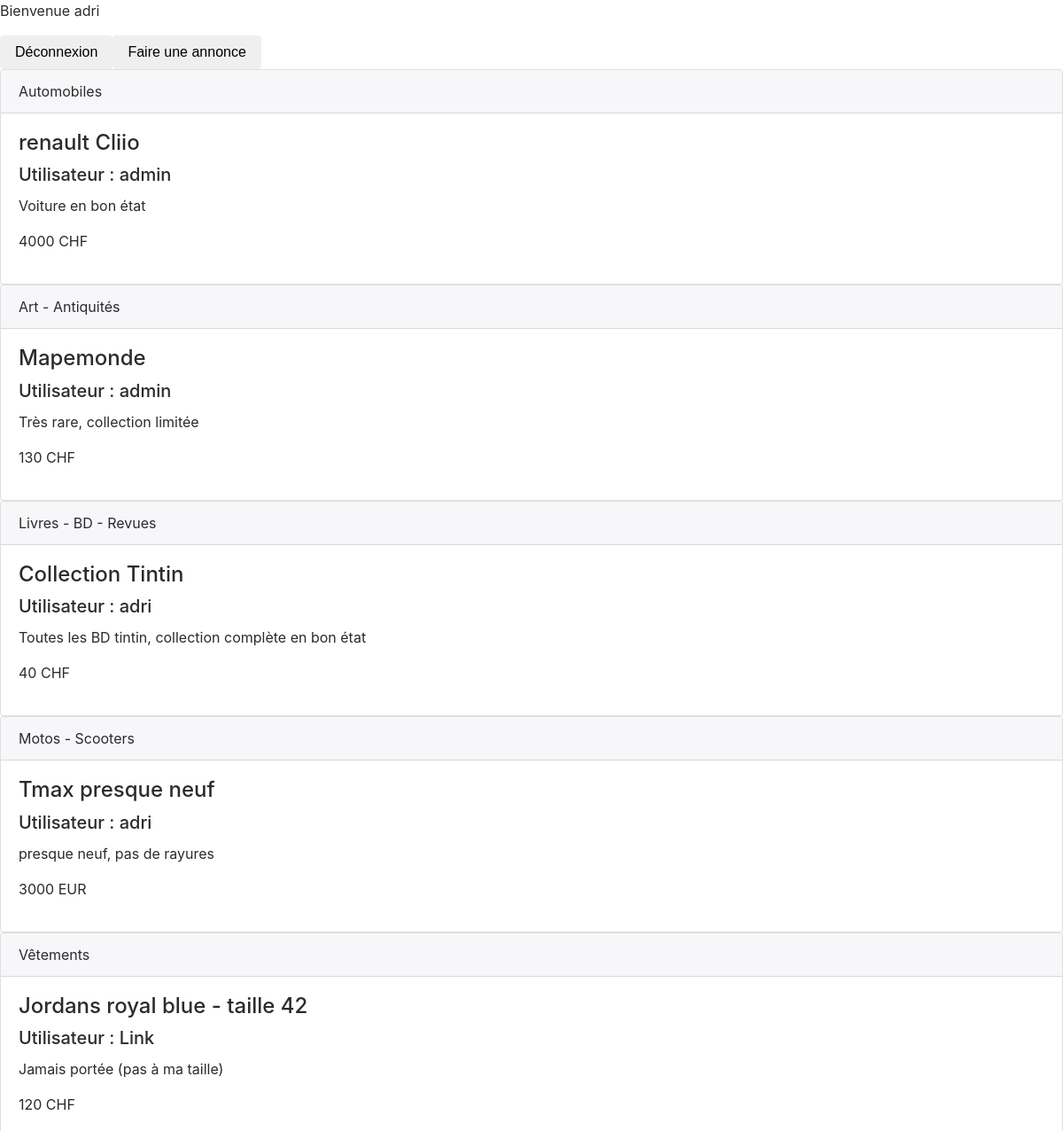
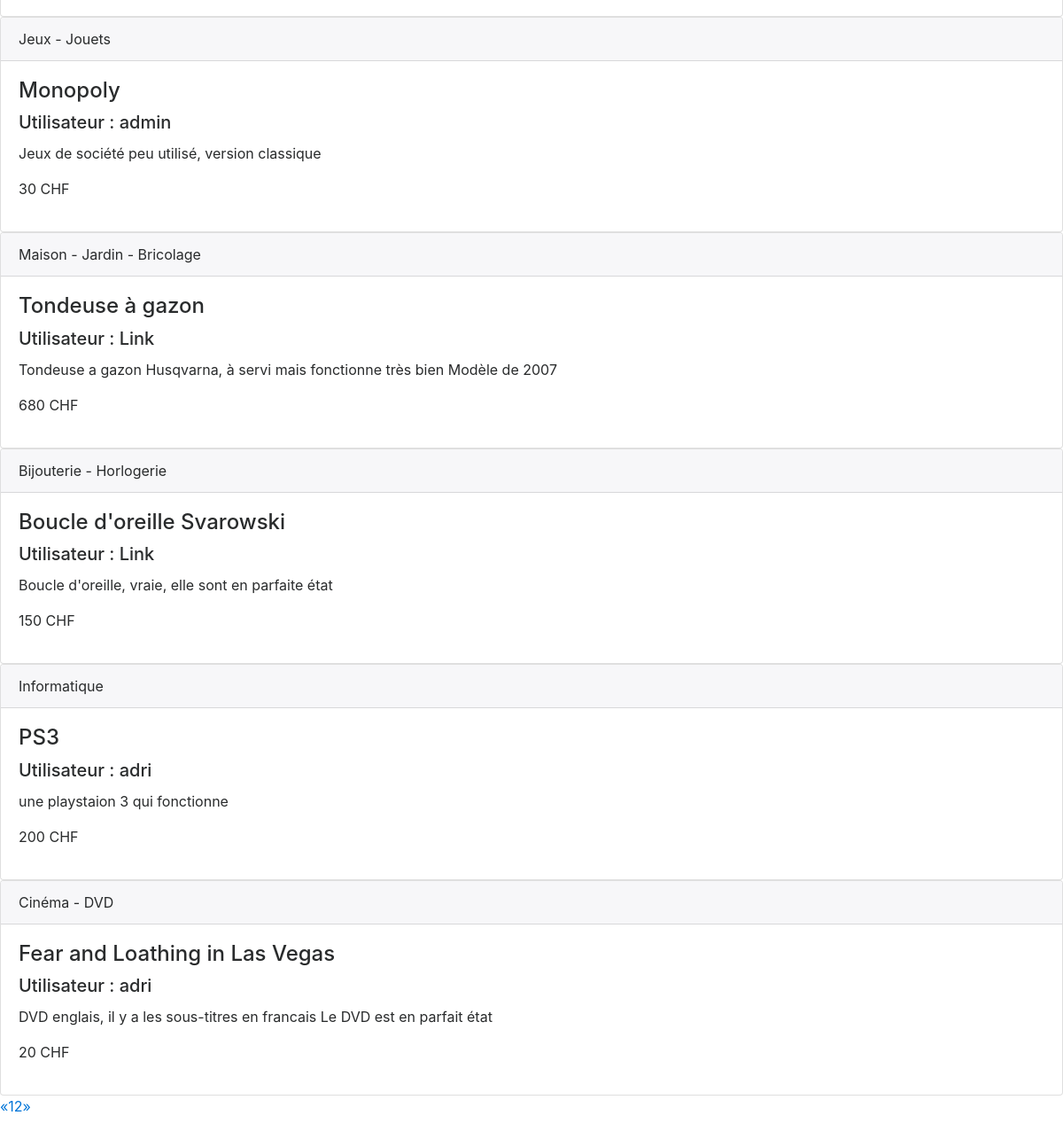
Screenshot of /pageAnnonces.php (signed in) with the database file from the repository (2 pictures, top to bottom).
### tables this page shows
CREATE TABLE IF NOT EXISTS `tbl_ad` (
  `Id_Ad` int(11) NOT NULL AUTO_INCREMENT,
  `Txt_Title` varchar(100) NOT NULL,
  `Txt_Description` varchar(1000) NOT NULL,
  `Nb_Price` int(11) NOT NULL,
  `Cd_Ccy` char(3) NOT NULL,
  `Dttm_Creation` datetime NOT NULL,
  `Dttm_Validation` datetime DEFAULT NULL,
  `Dttm_Rejection` datetime DEFAULT NULL,
  `Id_User` int(11) NOT NULL,
  PRIMARY KEY (`Id_Ad`),
  KEY `fk_Tbl_Ad_Tbl_User1_idx` (`Id_User`)
);

CREATE TABLE IF NOT EXISTS `tbl_category` (
  `id_Category` int(11) NOT NULL,
  `Nm_Category` varchar(100) NOT NULL,
  PRIMARY KEY (`id_Category`)
);

CREATE TABLE IF NOT EXISTS `tbl_user` (
  `Id_User` int(11) NOT NULL AUTO_INCREMENT,
  `Nm_First` varchar(100) NOT NULL,
  `Nm_Last` varchar(100) NOT NULL,
  `Txt_Password_Hash` varchar(50) NOT NULL,
  `Txt_Password_Salt` varchar(50) NOT NULL,
  `Nm_Place` varchar(100) DEFAULT NULL,
  `Cd_Country` varchar(2) DEFAULT NULL,
  `Tbl_Usercol` varchar(45) DEFAULT NULL,
  PRIMARY KEY (`Id_User`)
);

### algoRecupereAnnonce.php (called while the page is built, shortened)
<?php
require_once 'connect.php';
$listAnnonce = array(array());
try
{
  $y=0;
  $request = "SELECT * FROM tbl_ad as ad, tbl_user as us, `tbl_ad-cat` as ac, tbl_category as c WHERE ad.Id_User = us.Id_user AND ad.Id_Ad = ac.Tbl_Ad_Id_Ad AND ac.Tbl_Category_id_Category = c.id_Category ORDER BY ad.Dttm_Creation";
  foreach ($bdd->query($request) as $i) {
           $listAnnonce[$y]["titre"] = $i["Txt_Title"];
           $listAnnonce[$y]["description"] = $i["Txt_Description"];
           $listAnnonce[$y]["prix"] = $i["Nb_Price"];
           $listAnnonce[$y]["currency"] = $i["Cd_Ccy"];
           $listAnnonce[$y]["category"] = $i["Nm_Category"];
           $listAnnonce[$y]["user"] = $i["Nm_Last"];
           $y+=1;
   }
}
catch (PDOException $e)
{
  echo "err" . $e->getMessage();
}
?>

### afficheAnnonce.php (the view, shortened to what this page needs)
<?php
$pagination = (isset($_GET["pagination"])?$_GET["pagination"]:"1");
$nbrAnnonces = count($listAnnonce);
$nbrAnnoncesParPage = 10;
$pagination-=1;
if ($nbrAnnonces > 1) {
  for ($i=($pagination*$nbrAnnoncesParPage); $i < (($nbrAnnonces<=$nbrAnnoncesParPage)?$nbrAnnonces:($pagination+$nbrAnnoncesParPage)); $i++) {
    echo '<div class="card">
    <div class="card-header">'.$listAnnonce[$i]["category"].'</div>
    <div class="card-block">
    <h4 class="card-title">'.$listAnnonce[$i]["titre"].'</h4>
    <h5 class="card-title">Utilisateur : '.$listAnnonce[$i]["user"].'</h5>
    <p class="card-text">'.$listAnnonce[$i]["description"].'</p>
    <p class="card-link">'.$listAnnonce[$i]["prix"].' '.$listAnnonce[$i]["currency"].'</p>
    </div>
    </div>';
  }
  $nbrPage = ($nbrAnnonces / 10)+1;
  if ($nbrPage>1) {
    echo '<nav aria-label="Pages annonces">
            <ul class="pagination">';
    if ($pagination == 1) {
        echo '<li class="disabled">';
    }
    else {
        echo '<li class="active">';
    }
    echo '    <li>
                <a href="#?pagination=1" aria-label="Previous">
                <span aria-hidden="true">&laquo;</span>
                </a>
              </li>';
    for ($i=1; $i < $nbrPage; $i++) {
      if ($pagination == $i) {
        echo '<li><a href="pageAnnonces.php?pagination='.$i.'">'.$i.'<span class="sr-only">(current)</span></a></li>';
      }
      else {
        echo '  <li><a href="pageAnnonces.php?pagination='.$i.'">'.$i.'</a></li>';
      }
    }
    echo '    <li>
                <a href="#?pagination='.$nbrPage.'" aria-label="Next">
                <span aria-hidden="true">&raquo;</span>
                </a>
              </li>
            </ul>
          </nav>';
  }
}
else {
  echo '<h4>Il n'."'".'y a pas d'."'".'annonces</h4>';
}
?>

### pageAnnonces.php (shortened to what this page needs)
<?php
require 'algoRecupereAnnonce.php';
?>
<!doctype html>
<html lang="fr">
  <head>
    <link rel="stylesheet" href="css/bootstrap.css">
  </head>
  <body>
    <div>
      <p>Bienvenue <?php echo $_SESSION["login"]?></p>
      <ul class="nav nav-pills">
        <li role="presentation"><a href="Logout.php"><button type="button" class="btn btn-default">Déconnexion</button></a></li>
        <li role="presentation"><a href="formAnnonce.php"><button type="button" class="btn btn-default">Faire une annonce</button></a></li>
      </ul>
      <?php
      include 'afficheAnnonce.php';
      ?>
    </div>
  </body>
</html>

### rows the page displays
tbl_ad: tbl_category.Nm_Category "Automobiles", Txt_Title "renault Cliio", Id_User.Nm_Last "admin", Txt_Description "Voiture en bon état", Nb_Price "4000", Cd_Ccy "CHF"
tbl_ad: tbl_category.Nm_Category "Art - Antiquités", Txt_Title "Mapemonde", Id_User.Nm_Last "admin", Txt_Description "Très rare, collection limitée", Nb_Price "130", Cd_Ccy "CHF"
tbl_ad: tbl_category.Nm_Category "Livres - BD - Revues", Txt_Title "Collection Tintin", Id_User.Nm_Last "adri", Txt_Description "Toutes les BD tintin, collection complète en bon état", Nb_Price "40", Cd_Ccy "CHF"
tbl_ad: tbl_category.Nm_Category "Motos - Scooters", Txt_Title "Tmax presque neuf", Id_User.Nm_Last "adri", Txt_Description "presque neuf, pas de rayures", Nb_Price "3000", Cd_Ccy "EUR"
tbl_ad: tbl_category.Nm_Category "Vêtements", Txt_Title "Jordans royal blue - taille 42", Id_User.Nm_Last "Link", Txt_Description "Jamais portée (pas à ma taille)", Nb_Price "120", Cd_Ccy "CHF"
tbl_ad: tbl_category.Nm_Category "Jeux - Jouets", Txt_Title "Monopoly", Id_User.Nm_Last "admin", Txt_Description "Jeux de société peu utilisé, version classique", Nb_Price "30", Cd_Ccy "CHF"
tbl_ad: tbl_category.Nm_Category "Maison - Jardin - Bricolage", Txt_Title "Tondeuse à gazon", Id_User.Nm_Last "Link", Txt_Description "Tondeuse a gazon Husqvarna, à servi mais fonctionne très bien Modèle de 2007", Nb_Price "680", Cd_Ccy "CHF"
tbl_ad: tbl_category.Nm_Category "Bijouterie - Horlogerie", Txt_Title "Boucle d'oreille Svarowski", Id_User.Nm_Last "Link", Txt_Description "Boucle d'oreille, vraie, elle sont en parfaite état", Nb_Price "150", Cd_Ccy "CHF"
tbl_ad: tbl_category.Nm_Category "Informatique", Txt_Title "PS3", Id_User.Nm_Last "adri", Txt_Description "une playstaion 3 qui fonctionne", Nb_Price "200", Cd_Ccy "CHF"
tbl_ad: tbl_category.Nm_Category "Cinéma - DVD", Txt_Title "Fear and Loathing in Las Vegas", Id_User.Nm_Last "adri", Txt_Description "DVD englais, il y a les sous-titres en francais Le DVD est en parfait état", Nb_Price "20", Cd_Ccy "CHF"

### other values shown
$_SESSION["login"] "adri"
